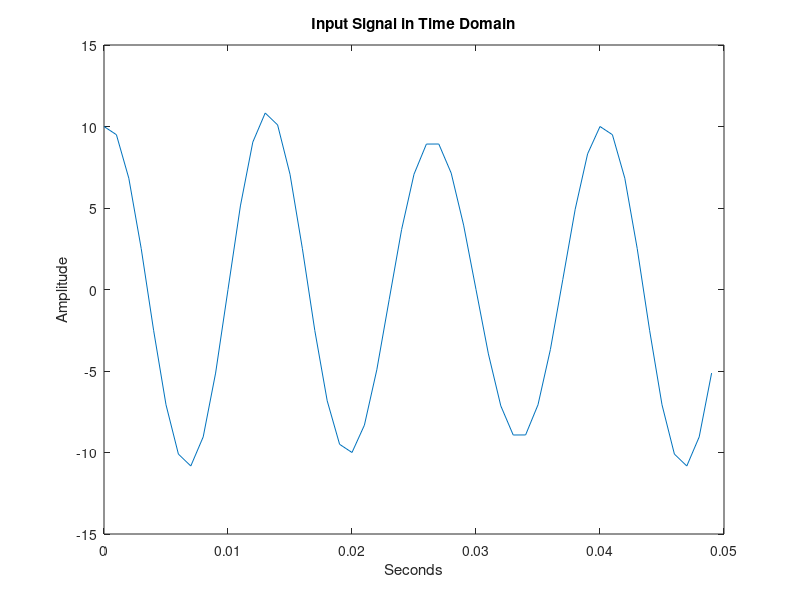

The MATLAB source for this figure: (Note: this script raises an error after producing the figure.)
% Givens
T = 10;
F_s = 1000;

% Vector of sampling times
sample_times = 0:1/F_s:T-1/F_s;

% Part A

% Input wave composed of two sine waves, sampling at frequencies
% specified above
t = sample_times;
x = sin(2*pi*100*t) + 10 * sin(2*pi*75*t + pi/2);

% Plotting the input signal over time
figure;
plot(t(1:50), x(1:50));
xlabel("Seconds");
ylabel("Amplitude");
title("Input Signal in Time Domain");

% Generating Power Spectrum Vector
numSignals = length(sample_times);
[x_p, f] = pspectrum(x, F_s);

% Plotting power spectrum of the input signal
figure;
% Using 10log_10 since power (x_p) is already magnitude squared
plot(f, 10*log10(x_p));
% FFT is two-sided, I ignored the mirrored half
xlim([0, F_s/2 + 1]);
xlabel("Frequency");
ylabel("Power");
title("Power Spectrum of Input Signal");

% Part B

sigmas = [0.1, 0.7, 1.0, 2.0];
mu = 0.0;

Xs = cell(length(sigmas), 1);

% Graphing input signals
figure;

for i = 1:length(sigmas)

    sigma = sigmas(i);
    
    noise_term = sqrt(sigma) * randn(size(sample_times)) + mu;
    x_n = x + noise_term;

    Xs{i} = x_n;

    subplot(length(sigmas), 1, i);
    plot(sample_times(1:50), x_n(1:50));
    
    title(sprintf("Noisy Signal (\\sigma = %.1f)", sigma));
    xlabel("Time (S)");
    ylabel("Amplitude");

end

% Graphing power spectrums
figure;

for i = 1:length(sigmas)

    x_n = Xs{i};

    [x_p, f] = pspectrum(x_n, F_s);

    subplot(length(sigmas), 1, i);
    plot(f, 10*log10(x_p));
    xlim([0, F_s/2 + 1]);

    sigma = sigmas(i);
    title(sprintf("Noisy Signal Power Spectrum (\\sigma = %.1f)", sigma));
    xlabel("Frequency");
    ylabel("Power");

end

% Part C

Ns = cell(3, 1);

figure; hold on;

for i = 1:3
    
    n = sqrt(1.0) * randn(size(sample_times)) + mu;
    Ns{i} = n;

    [x_p, f] = pspectrum(n, F_s);

    plot(f, 10*log10(x_p));
    xlim([0, 500]);

    title("Power Spectrum of Random Signals")
    xlabel("Frequency");
    ylabel("Power");

end

hold off;

figure; hold on;

for i = 1:length(Ns)

    [PpH, F] = pwelch(Ns{i}, 128, 32, 512, F_s);

    plot(F, 10*log10(PpH));
    xlim([0, 500]);

    title("PSD");
    xlabel("Frequency");
    ylabel("Power per Hertz");

end

hold off;
